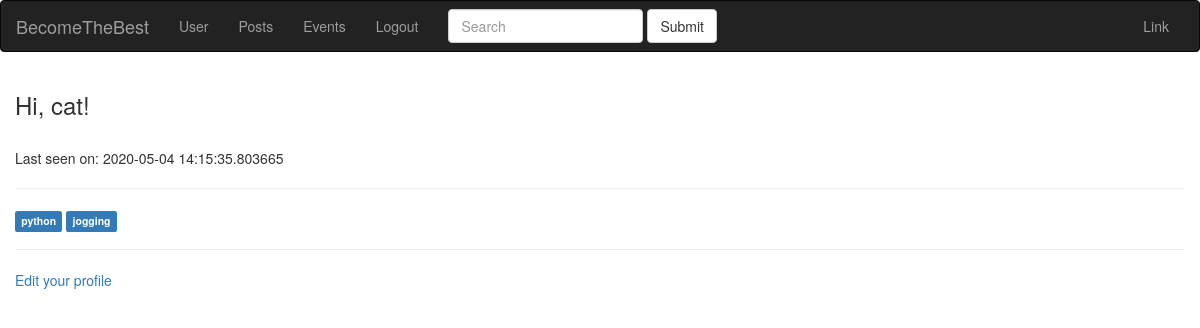
/user/ (signed in), run on an earlier commit of the app's database.
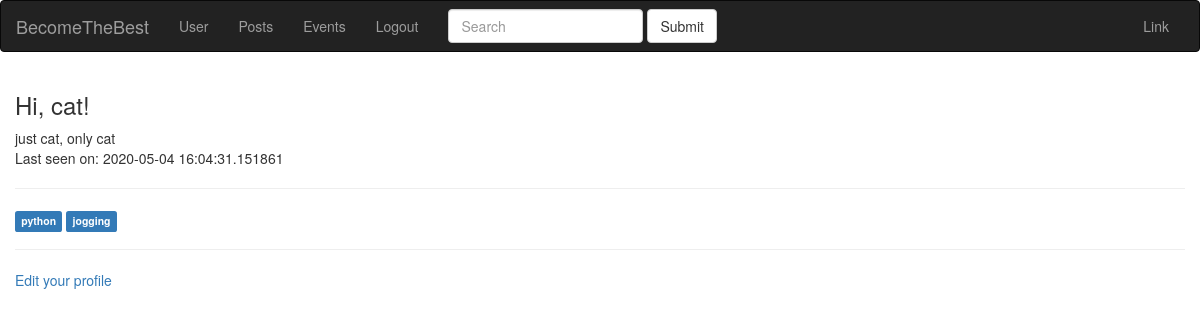
And on a later commit of the database.
### models.py (models this page shows, shortened)
class User(UserMixin, db.Model):
    id = db.Column(db.Integer, primary_key=True)
    email = db.Column(db.String(120), index=True, unique=True)
    username = db.Column(db.String(64), index=True, unique=True)
    password_hash = db.Column(db.String(128))
    date = db.Column(db.DateTime, index=True, default=datetime.utcnow)
    timestamp = db.Column(db.String(128), default=int(time()))
    city = db.Column(db.String(128))
    about_me = db.Column(db.String(140))
    last_seen = db.Column(db.DateTime, default=datetime.utcnow)
    tags = db.relationship(
        'Tag', secondary=user_tags, backref=db.backref('users', lazy='dynamic'))

class Tag(db.Model):
    id = db.Column(db.Integer, primary_key=True)
    name = db.Column(db.String(100))
    slug = db.Column(db.String(100))

### blueprints/users/blueprint.py (the view)
@users.route('/')
@login_required
def index():
    user = User.query.filter_by(username=current_user.username).first_or_404()
    return render_template('users/index.html', user=user)

### models.py (called while the page is built)
@login.user_loader
def load_user(id):
    return User.query.get(int(id))

### view.py (called while the page is built)
@app.before_request
def before_request():
    if current_user.is_authenticated:
        current_user.last_seen = datetime.utcnow()
        db.session.commit()

### blueprints/users/templates/users/index.html
{% extends 'base.html' %} {% block title %} Blueprint user title {% endblock %} {% block content_title %}
<h3>Hi, {{ current_user.username }}!</h3>
{% if user.about_me %} {{ user.about_me }} {% endif %}
<br> {% if user.last_seen %} Last seen on: {{ user.last_seen }} {% endif %}
<hr> {% endblock %} {% block content %} {% for tag in user.tags %}
<span class="label label-primary">{{ tag.name }}</span> {% endfor %}
<hr> {% if user.username == current_user.username %}
<p><a href="{{ url_for('users.edit_profile') }}">Edit your profile</a></p>
{% endif %} {% endblock %}

### templates/base.html (shortened to what this page needs)
<html>
<head>
    <link rel="stylesheet" href="https://stackpath.bootstrapcdn.com/bootstrap/3.4.1/css/bootstrap.min.css">
</head>
<body onload="GetMap();">
    <nav class="navbar navbar-inverse">
        <div class="container-fluid">
            <div class="navbar-header">
                <a class="navbar-brand" href="{{url_for('index')}}">BecomeTheBest</a>
            </div>
            <div class="collapse navbar-collapse" id="bs-example-navbar-collapse-1">
                <ul class="nav navbar-nav">
                    {% if current_user.is_anonymous %}
                    <li class="nav-item active ">
                        <a href="{{ url_for( 'login') }} ">Login</a>
                    </li>
                    <li class="nav-item ">
                        <a class="nav-link " href="{{ url_for( 'register') }} ">Click to register</a>
                    </li>
                    {% else %}
                    <li class="nav-item "><a href="{{ url_for('users.index')}}">User</a></li>
                    <li class="nav-item "><a href="{{ url_for('posts.index')}}">Posts</a></li>
                    <li class="nav-item "><a href="{{ url_for('events.index')}}">Events</a></li>
                    <li class="nav-item "><a class="nav-link " href="{{ url_for( 'logout') }} ">Logout</a></li>
                    {% endif %}
                </ul>
                <form class="navbar-form navbar-left">
                    <div class="form-group">
                        <input type="text" class="form-control" placeholder="Search">
                    </div>
                    <button type="submit" class="btn btn-default">Submit</button>
                </form>
                <ul class="nav navbar-nav navbar-right">
                    <li><a href="#">Link</a></li>
                </ul>
            </div>
        </div>
    </nav>
    <div class="container">
        <div class="row">
            <h2>
                {% block content_title %} {% endblock %}
            </h2>
            {% block content %} {% endblock %}
            <div id="OSMap" style="position:absolute; width:1000px; height:500px;"></div>
        </div>
    </div>
</body>
</html>

What changed in the data, as far as the page shows it:
changed User "cat": about_me (not shown) → "just cat, only cat"; last_seen "2020-05-04 14:15:35.803665" → "2020-05-04 16:04:31.151861"
